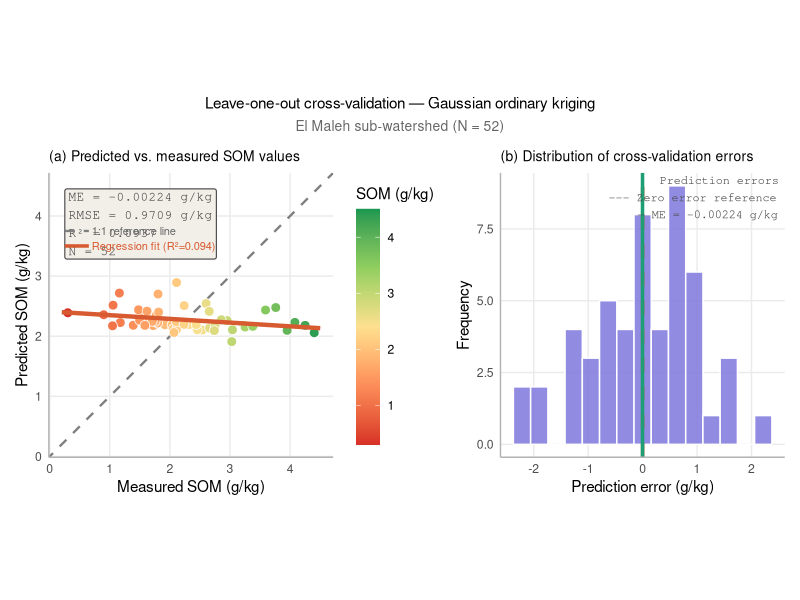

Write the R code that produced this figure.
# ============================================================
# Figure 7 — Leave-one-out Cross-Validation
# Gaussian Ordinary Kriging — El Maleh sub-watershed
# Requires: ggplot2 uniquement (pas de factoextra)
# ============================================================

library(ggplot2)

# ============================================================
# 1. Load data
# ============================================================
cv <- read.csv("data_crossval_R.csv")

cat("N =", nrow(cv), "\n")
cat("ME   =", round(mean(cv$Error), 5), "\n")
cat("RMSE =", round(sqrt(mean(cv$Error^2)), 5), "\n")
cat("R2   =", round(cor(cv$Measured, cv$Predicted)^2, 4), "\n")

# Key statistics
ME   <- mean(cv$Error)
RMSE <- sqrt(mean(cv$Error^2))
R2   <- cor(cv$Measured, cv$Predicted)^2
N    <- nrow(cv)

# Axis limits for scatter plot
lim_min <- min(c(cv$Measured, cv$Predicted)) - 0.1
lim_max <- max(c(cv$Measured, cv$Predicted)) + 0.1

# ============================================================
# 2. Panel (a) — Predicted vs Measured
# ============================================================
# Regression line data
reg <- lm(Predicted ~ Measured, data = cv)
x_seq <- seq(lim_min, lim_max, length.out = 100)
reg_df <- data.frame(Measured  = x_seq,
                     Predicted = predict(reg,
                                         newdata = data.frame(Measured = x_seq)))

# Stats annotation
stats_label <- paste0(
  "ME = ", formatC(ME,   digits = 5, format = "f"), " g/kg\n",
  "RMSE = ", formatC(RMSE, digits = 4, format = "f"), " g/kg\n",
  "R\u00b2 = ", formatC(R2,   digits = 4, format = "f"), "\n",
  "N = ", N
)

p_scatter <- ggplot(cv, aes(x = Measured, y = Predicted)) +

  # 1:1 reference line
  geom_abline(slope = 1, intercept = 0,
              linetype = "dashed", color = "grey50",
              linewidth = 0.8) +

  # Points colored by measured SOM
  geom_point(aes(fill = Measured), shape = 21,
             size = 3, stroke = 0.4, color = "white") +
  scale_fill_gradientn(
    colors = c("#D73027", "#FC8D59", "#FEE090",
               "#91CF60", "#1A9850"),
    name   = "SOM (g/kg)",
    limits = c(0.3, 4.5)
  ) +

  # Regression line
  geom_line(data = reg_df, aes(x = Measured, y = Predicted),
            color = "#D85A30", linewidth = 1.5) +

  # Stats box
  annotate("label",
           x = lim_min + 0.05, y = lim_max - 0.05,
           label     = stats_label,
           hjust     = 0, vjust = 1,
           size      = 3.2,
           fill      = "#F1EFE8",
           label.size = 0.4,
           color     = "grey30",
           family    = "mono") +

  # Legend for lines
  annotate("segment",
           x = lim_min + 0.05, xend = lim_min + 0.45,
           y = lim_max - 0.75, yend = lim_max - 0.75,
           linetype = "dashed", color = "grey50", linewidth = 0.8) +
  annotate("text",
           x = lim_min + 0.5, y = lim_max - 0.75,
           label = "1:1 reference line",
           hjust = 0, size = 2.8, color = "grey40") +
  annotate("segment",
           x = lim_min + 0.05, xend = lim_min + 0.45,
           y = lim_max - 1.0, yend = lim_max - 1.0,
           color = "#D85A30", linewidth = 1.2) +
  annotate("text",
           x = lim_min + 0.5, y = lim_max - 1.0,
           label = paste0("Regression fit (R\u00b2=",
                          round(R2, 3), ")"),
           hjust = 0, size = 2.8, color = "#D85A30") +

  # Axes
  coord_fixed(ratio = 1,
              xlim = c(lim_min, lim_max),
              ylim = c(lim_min, lim_max)) +
  labs(title = "(a) Predicted vs. measured SOM values",
       x     = "Measured SOM (g/kg)",
       y     = "Predicted SOM (g/kg)") +

  theme_minimal(base_size = 11) +
  theme(
    plot.title       = element_text(size = 10, face = "plain"),
    panel.grid.major = element_line(color = "grey92"),
    panel.grid.minor = element_blank(),
    axis.line        = element_line(color = "grey70"),
    legend.position  = "right",
    legend.key.height = unit(1.2, "cm"),
    plot.background  = element_rect(fill = "white", color = NA)
  )

# ============================================================
# 3. Panel (b) — Error distribution
# ============================================================
p_hist <- ggplot(cv, aes(x = Error)) +

  # Histogram
  geom_histogram(fill  = "#7F77DD", color = "white",
                 bins  = 15, alpha = 0.85) +

  # Zero reference line
  geom_vline(xintercept = 0,
             linetype   = "dashed",
             color      = "#D85A30",
             linewidth  = 1.2) +

  # ME line
  geom_vline(xintercept = ME,
             linetype   = "solid",
             color      = "#1D9E75",
             linewidth  = 1.2) +

  # Legend annotation
  annotate("text", x = Inf, y = Inf,
           label = paste0("Prediction errors\n",
                          "--- Zero error reference\n",
                          "\u2014 ME = ",
                          formatC(ME, digits = 5, format = "f"),
                          " g/kg"),
           hjust = 1.05, vjust = 1.1,
           size  = 3.0, color = "grey30",
           family = "mono") +

  labs(title = "(b) Distribution of cross-validation errors",
       x     = "Prediction error (g/kg)",
       y     = "Frequency") +

  theme_minimal(base_size = 11) +
  theme(
    plot.title       = element_text(size = 10, face = "plain"),
    panel.grid.major = element_line(color = "grey92"),
    panel.grid.minor = element_blank(),
    axis.line        = element_line(color = "grey70"),
    plot.background  = element_rect(fill = "white", color = NA)
  )

# ============================================================
# 4. Combine panels with patchwork or cowplot
# ============================================================
# Try patchwork first
if (requireNamespace("patchwork", quietly = TRUE)) {
  library(patchwork)
  p_combined <- p_scatter + p_hist +
    plot_annotation(
      title    = "Leave-one-out cross-validation \u2014 Gaussian ordinary kriging",
      subtitle = "El Maleh sub-watershed (N = 52)",
      theme    = theme(
        plot.title    = element_text(size = 11, hjust = 0.5),
        plot.subtitle = element_text(size = 10, hjust = 0.5,
                                     color = "grey40")
      )
    )
} else {
  # Fallback: save separately
  cat("patchwork not found — saving panels separately.\n")
  cat("Install with: install.packages('patchwork')\n")

  ggsave("Figure7a_scatter.png", p_scatter,
         width = 6, height = 5.5, dpi = 300, bg = "white")
  ggsave("Figure7b_histogram.png", p_hist,
         width = 6, height = 5.5, dpi = 300, bg = "white")
  cat("Saved: Figure7a_scatter.png and Figure7b_histogram.png\n")
  stop("Install patchwork for combined figure.")
}

# ============================================================
# 5. Save combined figure
# ============================================================
ggsave("Figure7_CrossValidation_R.png",
       plot   = p_combined,
       width  = 13,
       height = 5.5,
       dpi    = 300,
       bg     = "white")

cat("\nFigure saved: Figure7_CrossValidation_R.png\n")
